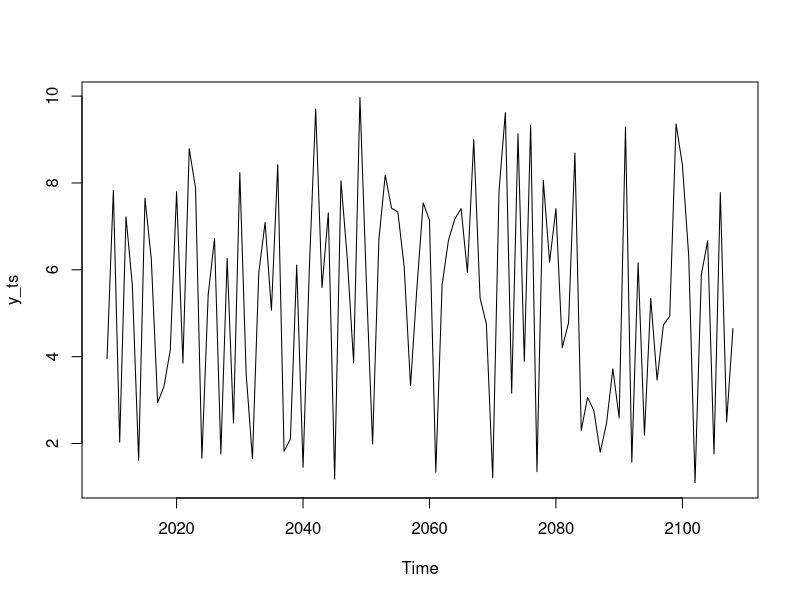
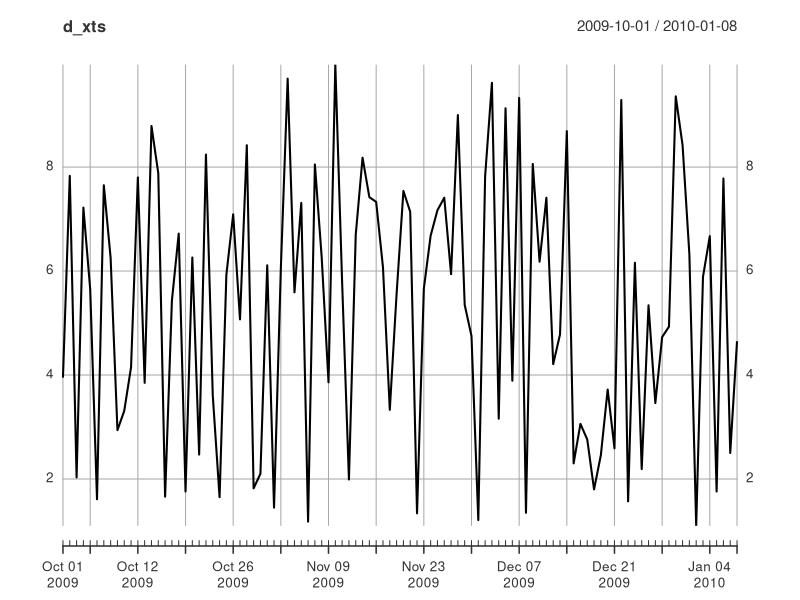
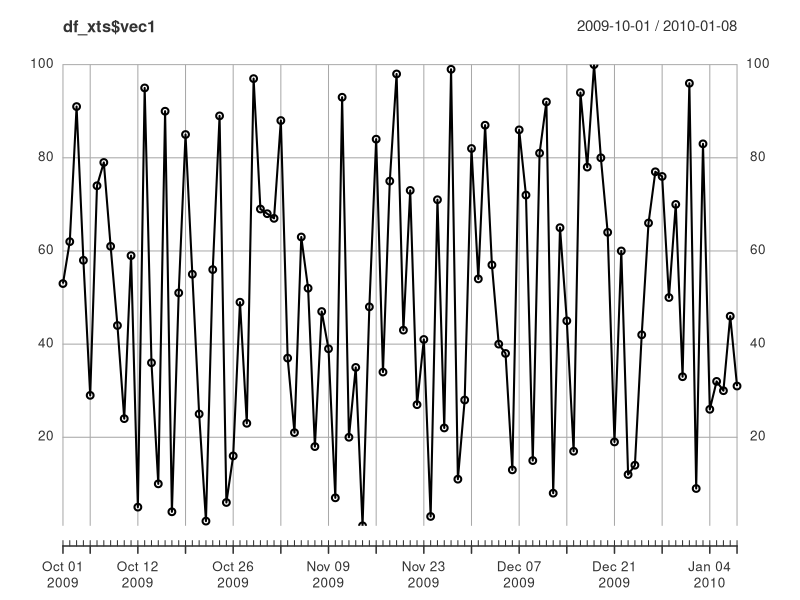
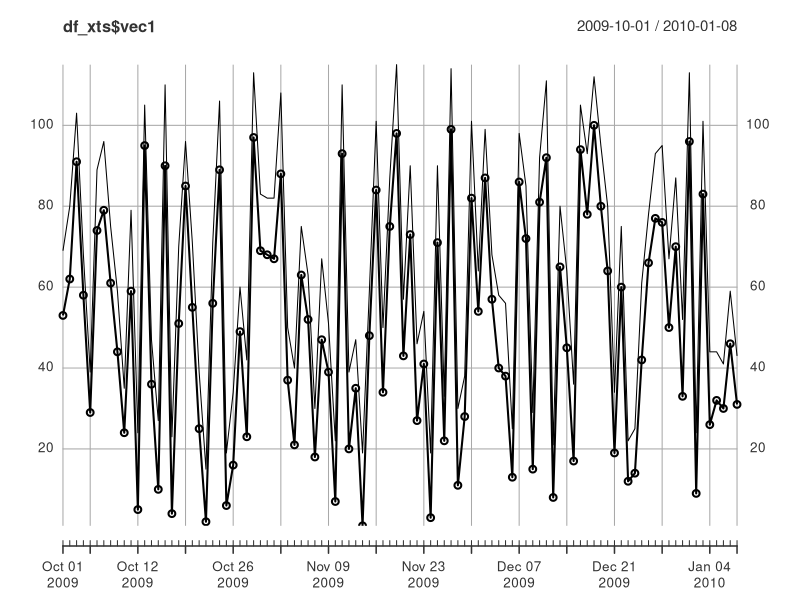
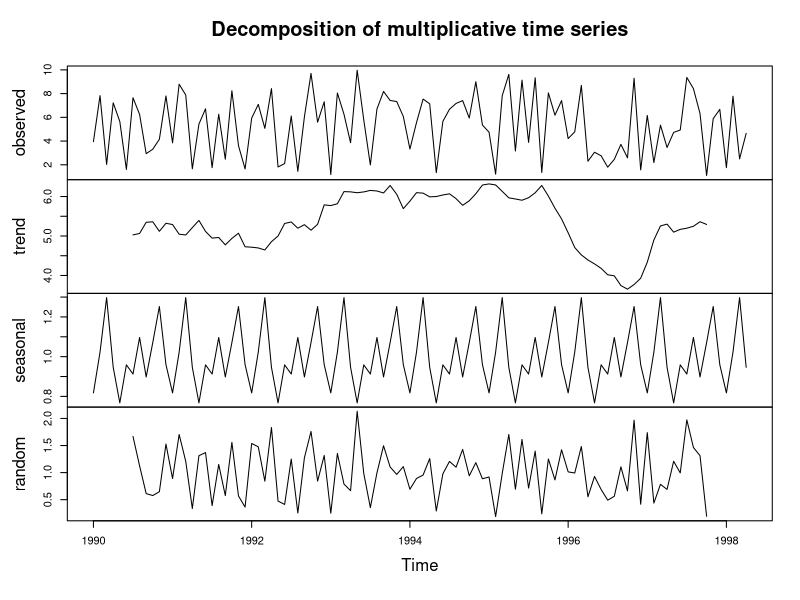
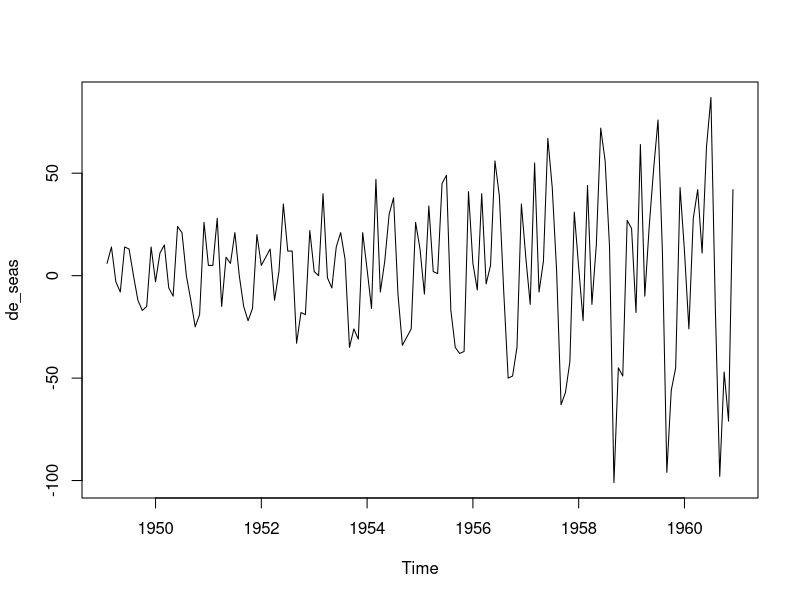
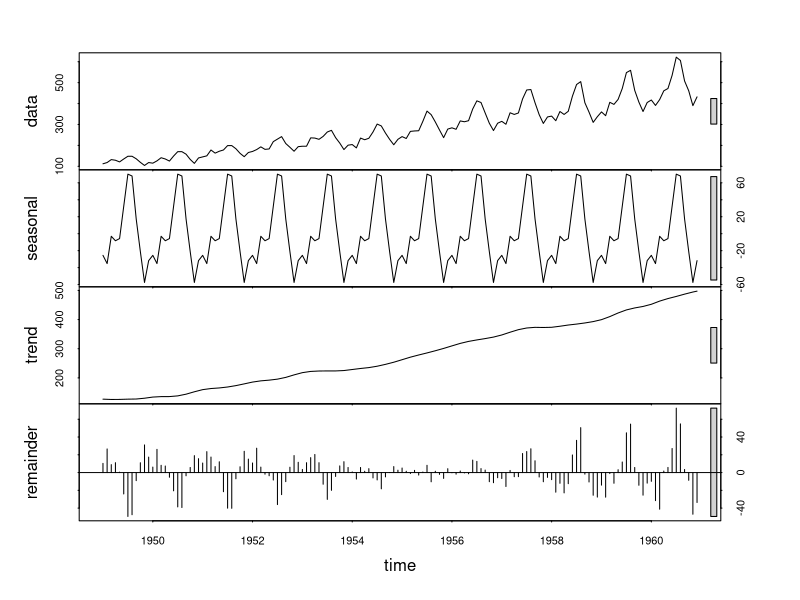

Reproduce these figures in R, in order.
###time  series
set.seed(1000)
vec = round(runif(100, 1, 10), 2)
##frequency=4 means quarterly data
q_ts = ts(vec, frequency = 4, start = c(1959, 2))
###month data
m_ts = ts(vec, frequency = 12, start = 1990)
######
y_ts = ts(vec, start = c(2009), frequency = 1)
d_ts = ts(vec, start = c(2009, 10), frequency = 365.25)
plot(y_ts)
library(xts)
d_xts = xts(vec, as.Date('2009-10-01') + 0:99)
plot(d_xts)

library(lubridate)
dates = seq.Date(ymd('2009-10-01'), length.out = 100, by = 'day')
dates
####
set.seed(4321)
vec1 = sample(1:100)
vec1
vec2 = round(vec1 + runif(100, 10, 20))
df = data.frame(vec1, vec2)
rownames(df) = as.character(dates)
df_xts = as.xts(df)
plot(df_xts$vec1, type = 'o')
lines(df_xts$vec2)
##filter dates
df_xts['2009']
###get all data until the end of that date
df_xts['/2009-12']

#### for stocks   prices
### like the summary   get the low high   open  close  value
to.monthly(df_xts)
to.weekly(df_xts)
to.yearly(df)
typeof(df)
typeof(df_xts)

#### decompose
decomposeRes = decompose(m_ts, type = 'mult')
plot(decomposeRes)

#################
library(tseries)
set.seed(1000)
x=runif(1000)
adf.test(x)
data('wineind',package='forecast')
adf.test(wineind)
adf.test(JohnsonJohnson)
###differencing
library(forecast)

x=AirPassengers 
####season differencing
ns=nsdiffs(x)
if(ns>0){
  de_seas=diff(x,log=frequency(x),difference=ns)
}else{
  de_seas=x
}
plot(de_seas)
ts.stl=stl(AirPassengers,'periodic')
plot(ts.stl)









